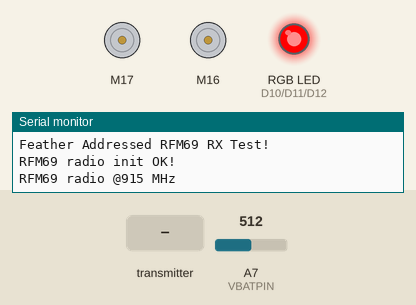
Simulated run of this program. Board: Adafruit Feather M0. On the bench: 2 × DC motor (green arrow = forward, orange = backward, longer = faster), an RGB LED mixed from three pins (HIGH = lit), the last lines printed to the serial monitor. The test bench sets the inputs (shaded band); at power-on: A7 (VBATPIN) = 512. No radio packets arrive unless stated; pins used as bus, display or sensor lines are not drawn.

Above: at 1.2 s.
1.3 s: the transmitter starts sending rtdata.0 = 0
2.8 s: A7 (VBATPIN) set to 560
4.3 s: A7 (VBATPIN) set to 590
At 5.5 s:
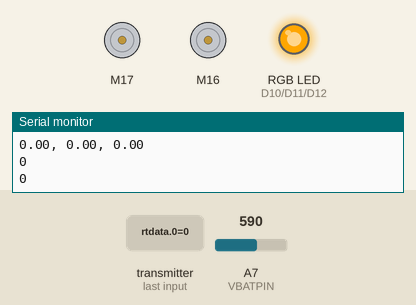
5.8 s: the transmitter starts sending rtdata.1 = 25
At 7.0 s:
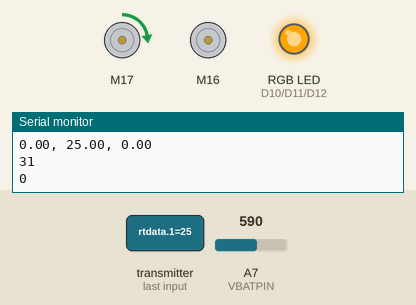
7.3 s: the transmitter starts sending rtdata.0 = 25
At 8.5 s:
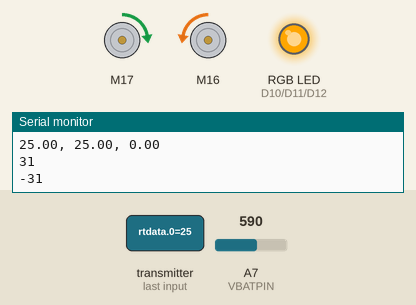
8.8 s: the transmitter starts sending rtdata.1 = 0
At 9.7 s:
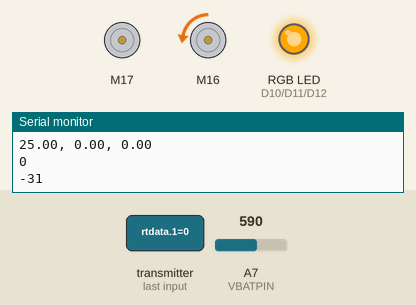
Timing chart, 0 to 11.3 s (numbered marks = the images above; inputs shaded):
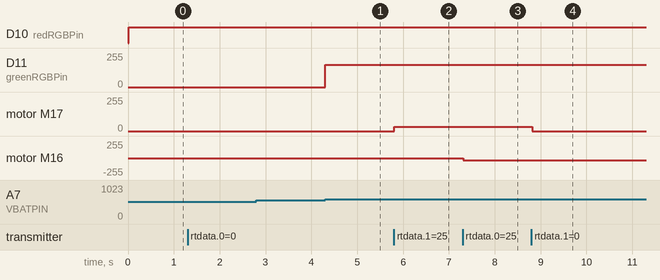

The program:

main.cpp
```cpp
#include <Arduino.h>

// tank goes on the right side - red antenna


//   TTTTTTTTTTTTTTTTTTTTTTTTTTTTTT                                                     kk
//                 TT                                                                   kk
//                 TT                                                                   kk       kk
//                 TT                  aaaaaaaaaaaaaa                                   kk     kk
//                 TT                               aaa                                 kk   kk
//                 TT                                aa                                 kk kk
//                 TT                                aa         nn nnnnnnnnnnn          kkkk
//                 TT                   aaaaaaaaaaaaaaa         nnnn        nnn         kk kk
//                 TT                  aa            aa         nn           nn         kk   kk
//                 TT                  aa            aa         nn           nn         kk     kk
//                 TT                  aa            aa         nn           nn         kk       kk
//                 TT                  aa            aa         nn           nn         kk         kk
//                 TT                   aaaaaaaaaaaaaa          nn           nn         kk           kk


//                                   ##
//                                     ##
//                                       ##
//                                         ##
//                                           ##
//        ######################################
//                                          ##
//                                        ##
//                                      ##
//                                    ##
//                                  ##


///////////////
// LIBRARIES //
///////////////

// libraries do result in some warnings - the program still works

#include <SPI.h>
#include <RH_RF69.h>
#include <RHReliableDatagram.h>
#include <SparkFun_TB6612.h>


///////////////


#define RF69_FREQ 915.0

// who am i? (server address)
#define MY_ADDRESS     1


#define RFM69_CS      8
#define RFM69_INT     3
#define RFM69_RST     4

unsigned long lastConnection = 0;


#define connectionLed 13


#define redRGBPin 10
#define greenRGBPin 11
#define blueRGBPin 12


#define VBATPIN A7

#define PWMA 19
#define AIN2 13
#define AIN1 16
#define BIN1 17
#define BIN2 18
#define PWMB 6
#define STBY 15


const int offsetA = 1;
const int offsetB = 1;

int rightMotorDriveSpeed;
int leftMotorDriveSpeed;

Motor rightMotor = Motor(AIN1, AIN2, PWMA, offsetA, STBY);
Motor leftMotor = Motor(BIN1, BIN2, PWMB, offsetB, STBY);


int connectionStatus = 2;


float rtdata[100];


// Singleton instance of the radio driver
RH_RF69 rf69(RFM69_CS, RFM69_INT);

// Class to manage message delivery and receipt, using the driver declared above
RHReliableDatagram rf69_manager(rf69, MY_ADDRESS);


int16_t packetnum = 0;  // packet counter, we increment per xmission


void rgbColor(int redColor, int greenColor, int blueColor) {
  analogWrite( redRGBPin, redColor);
  analogWrite( greenRGBPin, greenColor);
  analogWrite( blueRGBPin, blueColor);
}

void connectionLedOn() {
  digitalWrite(connectionLed,HIGH);
}

void connectionLedOff() {
  digitalWrite(connectionLed,LOW);
}


void setup()
{
  Serial.begin(115200);
  //while (!Serial) { delay(1); } // wait until serial console is open, remove if not tethered to computer

  pinMode(connectionLed, OUTPUT);

  pinMode(redRGBPin, OUTPUT);
  pinMode(greenRGBPin, OUTPUT);
  pinMode(blueRGBPin, OUTPUT);

  pinMode(RFM69_RST, OUTPUT);
  digitalWrite(RFM69_RST, LOW);

  Serial.println("Feather Addressed RFM69 RX Test!");
  Serial.println();

  // manual reset
  digitalWrite(RFM69_RST, HIGH);
  delay(10);
  digitalWrite(RFM69_RST, LOW);
  delay(10);

  if (!rf69_manager.init()) {
    Serial.println("RFM69 radio init failed");
    while (1);
  }
  Serial.println("RFM69 radio init OK!");
  // Defaults after init are 434.0MHz, modulation GFSK_Rb250Fd250, +13dbM (for low power module)
  // No encryption
  if (!rf69.setFrequency(RF69_FREQ)) {
    Serial.println("setFrequency failed");
  }

  // If you are using a high power RF69 eg RFM69HW, you *must* set a Tx power with the
  // ishighpowermodule flag set like this:
  rf69.setTxPower(20, true);  // range from 14-20 for power, 2nd arg must be true for 69HCW

  // The encryption key has to be the same as the one in the server
  uint8_t key[] = { 0x01, 0x02, 0x03, 0x04, 0x05, 0x06, 0x07, 0x08,
                    0x01, 0x02, 0x03, 0x04, 0x05, 0x06, 0x07, 0x08};
  rf69.setEncryptionKey(key);

  Serial.print("RFM69 radio @");  Serial.print((int)RF69_FREQ);  Serial.println(" MHz");
}


// Dont put this on the stack:
uint8_t data[] = "And hello back to you";
// Dont put this on the stack:
uint8_t buf[RH_RF69_MAX_MESSAGE_LEN];

void loop() {


  if (rf69_manager.available()){
    connectionLedOn();
    connectionStatus = 1;
    // Wait for a message addressed to us from the client
    uint8_t len = sizeof(buf);
    uint8_t from;
    if (rf69_manager.recvfromAck(buf, &len, &from)) {
      buf[len] = 0; // zero out remaining string

      Serial.print("Got packet from #"); Serial.print(from);
      Serial.print(" [RSSI :");
      Serial.print(rf69.lastRssi());
      Serial.print("] : ");
      Serial.println((char*)buf);
      memcpy(rtdata,(char*)buf,sizeof(buf));

      // for (byte i = 0; i < 7; i++){
      //   //Serial.println(*(float *)&buf[i]);
      //   //Serial.print('\t');
      //   Serial.println(rtdata[i]);
      // }

      Serial.print(rtdata[0]);
      Serial.print(", ");
      Serial.print(rtdata[1]);
      Serial.print(", ");
      Serial.println(rtdata[2]);
      lastConnection = millis();

      leftMotorDriveSpeed = (rtdata[1]/200)*255;
      rightMotorDriveSpeed = (rtdata[0]/200)*255*-1;
      Serial.println(leftMotorDriveSpeed);
      Serial.println(rightMotorDriveSpeed);


      leftMotor.drive(leftMotorDriveSpeed);

      rightMotor.drive(rightMotorDriveSpeed);

      // Serial.print(rightMotorDriveSpeed);
      // Serial.println(leftMotorDriveSpeed);


      // Send a reply back to the originator client
      if (!rf69_manager.sendtoWait(data, sizeof(data), from)){
        Serial.println("Sending failed (no ack)");
        connectionLedOff();
        connectionStatus = 0;
      }
    }
  }

  else if(lastConnection == 0){
    connectionLedOff();
    connectionStatus = 0;
  }
  else if(millis() - lastConnection > 5000){
    connectionLedOff();
    connectionStatus = 0;
  }

  float measuredvbat = analogRead(VBATPIN);

  measuredvbat *= 2;    // we divided by 2, so multiply back
  measuredvbat *= 3.3;  // Multiply by 3.3V, our reference voltage
  measuredvbat /= 1024; // convert to voltage
  if(measuredvbat > 3.9){
    rgbColor(0,255,0);
    // rgbColor(0,255,255);
  }
  else if(measuredvbat > 3.7){
    rgbColor(255,166,0);
  }
  else if(measuredvbat <= 3.7){
    rgbColor(255,0,0);
  }
}
```

Measured:
- the behaviour switches between 574 and 575 on A7 (VBATPIN) (found by bisection; images 0 and 1)
- after the input at 4.3 s, D11 (greenRGBPin): 0/255 → 166/255 at once
- after the input at 5.8 s, motor M17: stopped → forward 31/255 at once
- after the input at 7.3 s, motor M16: stopped → backward 31/255 at once
- after the input at 8.8 s, motor M17: forward 31/255 → stopped at once
